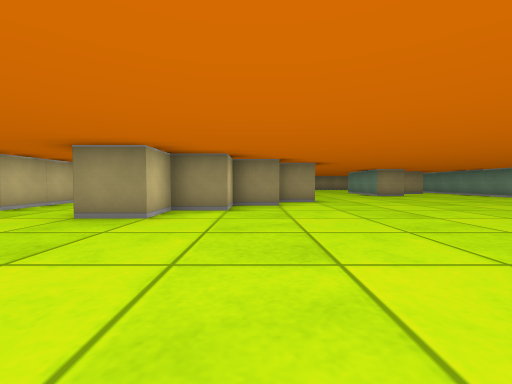
View 1 (above)

16 first-person views from a walk through a cub3D level. The camera is about half as high as the walls, tilts 2° down and sees 90° across. The floor is counted in squares. Each view is taken from the middle of a square. On the plan, view 1 faces up. The plan holds only what a view shows up to about 9 squares ahead; the rest is blank.

View 2
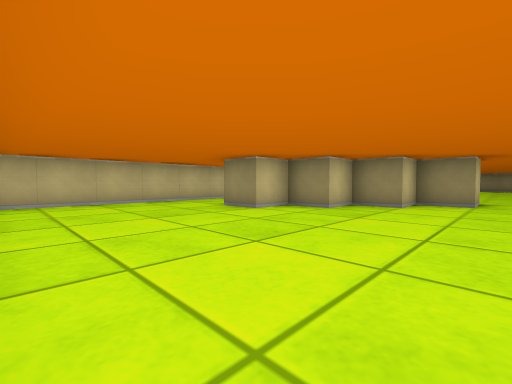

View 3
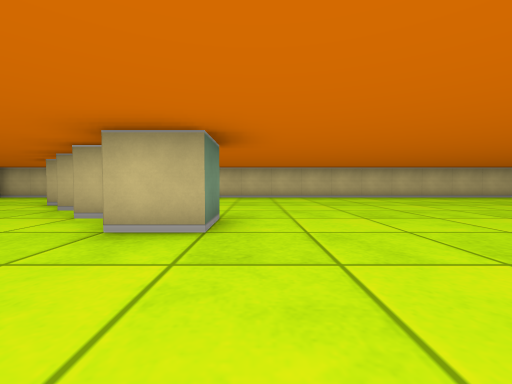

View 4
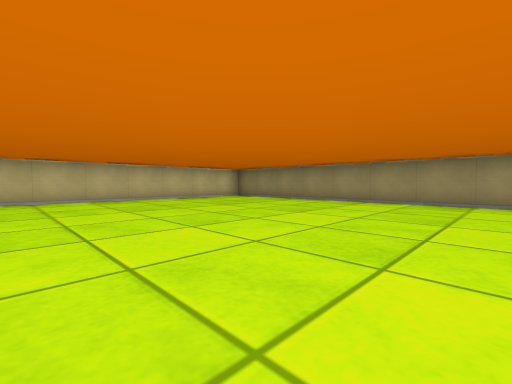

View 5
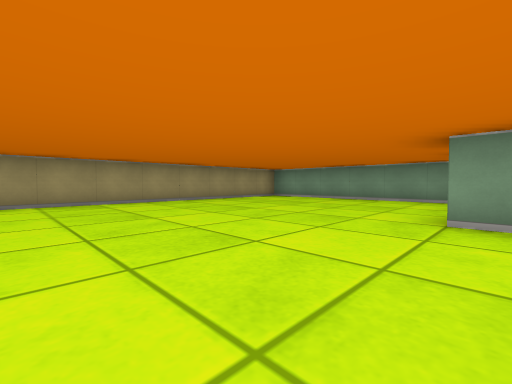

View 6
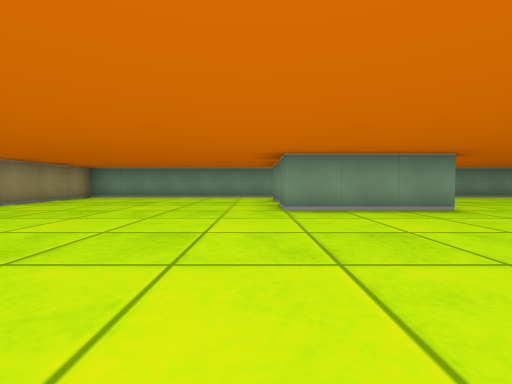

View 7
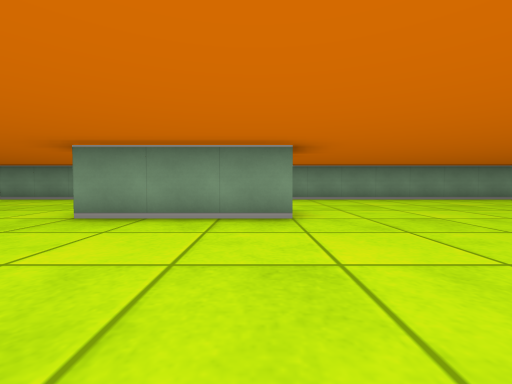

View 8
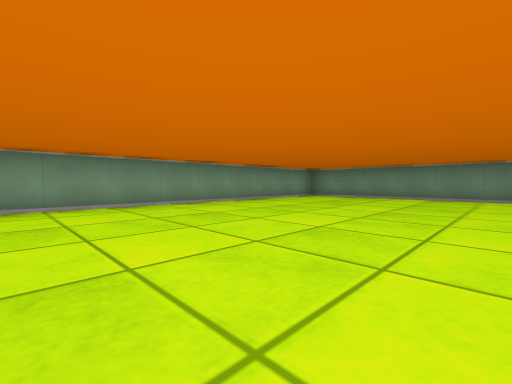

View 9
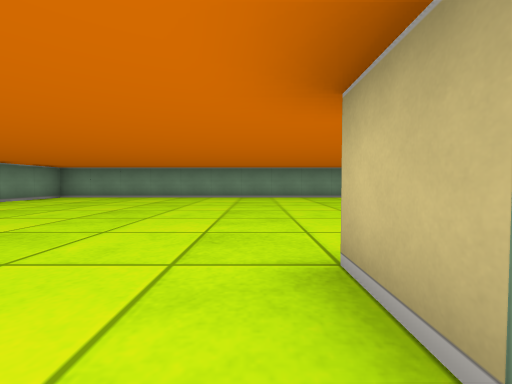

View 10
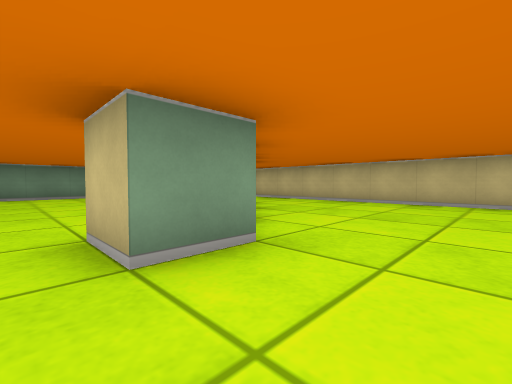

View 11
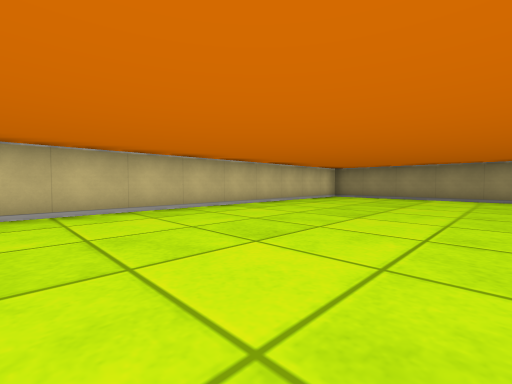

View 12
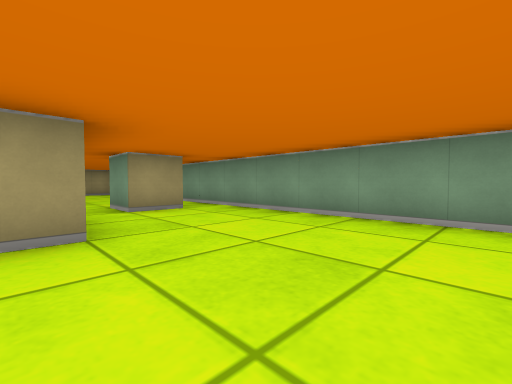

View 13
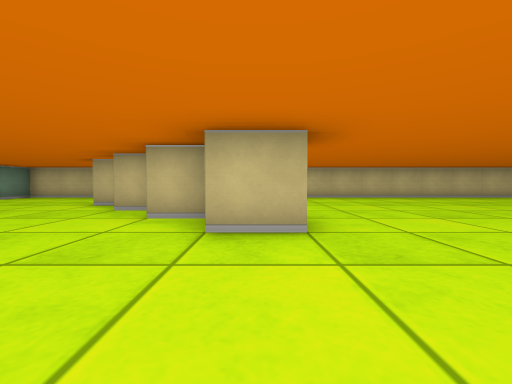

View 14
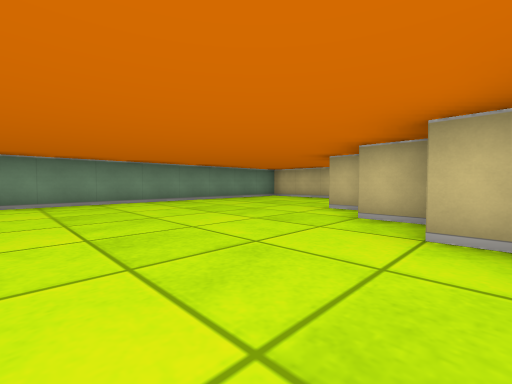

View 15
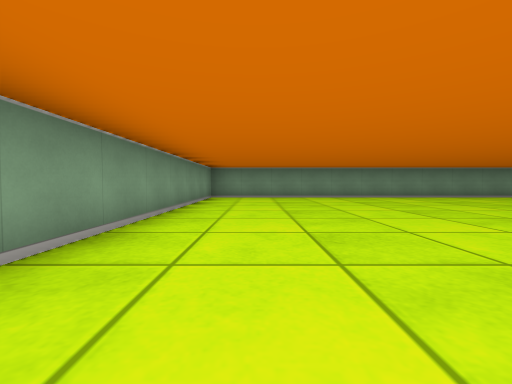

View 16
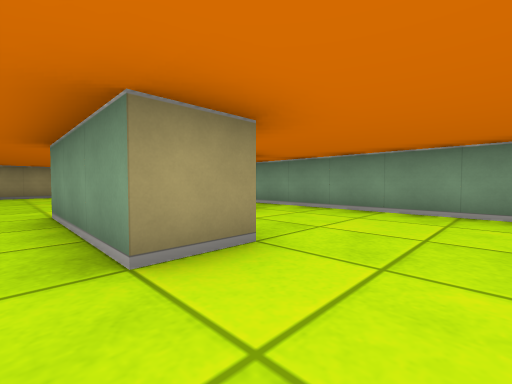

### Floor plan
Points are (right, up) in squares from view 1. A wall is a line through its corners. A room is listed if a view was taken in it or the views show most of it. See-through windows are left out.
Room 1 (views 1, 2, 3, 4, 5, 6, 7, 8, 9, 10, 11, 12, 13, 14, 15, 16)
walls: (0.5, 7.5) (1.5, 7.5) (1.5, 6.5) (0.5, 6.5) (0.5, 5.5) (-0.5, 5.5) (-0.5, 4.5) (-1.5, 4.5) (-1.5, 3.5) (-2.5, 3.5); (5.6, 9.5) (4.5, 9.5) (4.5, 12.5) (5.4, 12.5); (7.5, 11.5) (6.5, 11.5) (6.5, 12.5) (7.5, 12.5); (-4.5, 18.2) (-4.5, -0.5) (8.5, -0.5) (8.5, 18.5) (-4.2, 18.5)

Where each view was taken, in squares from view 1:
view 1: 0 up, 0 right, facing up
view 2: 0 up, 2 right, facing up-left
view 3: 8 up, 4 right, facing left
view 4: 12 up, 3 right, facing up-left
view 5: 12 up, 1 right, facing up-right
view 6: 13 up, 0 right, facing right
view 7: 10 up, 1 right, facing right
view 8: 8 up, 3 right, facing down-right
view 9: 8 up, 2 right, facing down
view 10: 9 up, 2 right, facing down-left
view 11: 10 up, 0 right, facing up-left
view 12: 7 up, 5 right, facing up-right
view 13: 7 up, 4 right, facing left
view 14: 6 up, 3 right, facing down-left
view 15: 8 up, 7 right, facing down
view 16: 8 up, 4 right, facing up-right
